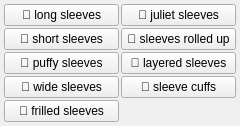
<?xml version="1.0" encoding="UTF-8"?>
<ui version="4.0">
 <class>clothes_sleeves_menu</class>
 <widget class="QWidget" name="clothes_sleeves_menu">
  <property name="geometry">
   <rect><x>0</x><y>0</y><width>240</width><height>60</height></rect>
  </property>
  <layout class="QGridLayout" name="grid">
   <property name="leftMargin"><number>4</number></property>
   <property name="topMargin"><number>4</number></property>
   <property name="rightMargin"><number>4</number></property>
   <property name="bottomMargin"><number>4</number></property>
   <property name="horizontalSpacing"><number>2</number></property>
   <property name="verticalSpacing"><number>2</number></property>
   <item row="0" column="0">
    <widget class="QPushButton" name="chk_long_sleeves">
     <property name="checkable"><bool>true</bool></property>
     <property name="text"><string>🧥 long sleeves</string></property>
     <property name="tags" stdset="0"><string>long sleeves</string></property>
    </widget>
   </item>
   <item row="1" column="0">
    <widget class="QPushButton" name="chk_short_sleeves">
     <property name="checkable"><bool>true</bool></property>
     <property name="text"><string>👕 short sleeves</string></property>
     <property name="tags" stdset="0"><string>short sleeves</string></property>
    </widget>
   </item>
   <item row="2" column="0">
    <widget class="QPushButton" name="chk_puffy_sleeves">
     <property name="checkable"><bool>true</bool></property>
     <property name="text"><string>🎈 puffy sleeves</string></property>
     <property name="tags" stdset="0"><string>puffy sleeves</string></property>
    </widget>
   </item>
   <item row="3" column="0">
    <widget class="QPushButton" name="chk_wide_sleeves">
     <property name="checkable"><bool>true</bool></property>
     <property name="text"><string>🌊 wide sleeves</string></property>
     <property name="tags" stdset="0"><string>wide sleeves</string></property>
    </widget>
   </item>
   <item row="4" column="0">
    <widget class="QPushButton" name="chk_frilled_sleeves">
     <property name="checkable"><bool>true</bool></property>
     <property name="text"><string>🎀 frilled sleeves</string></property>
     <property name="tags" stdset="0"><string>frilled sleeves</string></property>
    </widget>
   </item>
   <item row="0" column="1">
    <widget class="QPushButton" name="chk_juliet_sleeves">
     <property name="checkable"><bool>true</bool></property>
     <property name="text"><string>🎈 juliet sleeves</string></property>
     <property name="tags" stdset="0"><string>juliet sleeves</string></property>
    </widget>
   </item>
   <item row="1" column="1">
    <widget class="QPushButton" name="chk_sleeves_rolled_up">
     <property name="checkable"><bool>true</bool></property>
     <property name="text"><string>💪 sleeves rolled up</string></property>
     <property name="tags" stdset="0"><string>sleeves rolled up</string></property>
    </widget>
   </item>
   <item row="2" column="1">
    <widget class="QPushButton" name="chk_layered_sleeves">
     <property name="checkable"><bool>true</bool></property>
     <property name="text"><string>🧵 layered sleeves</string></property>
     <property name="tags" stdset="0"><string>layered sleeves</string></property>
    </widget>
   </item>
   <item row="3" column="1">
    <widget class="QPushButton" name="chk_sleeve_cuffs">
     <property name="checkable"><bool>true</bool></property>
     <property name="text"><string>🧷 sleeve cuffs</string></property>
     <property name="tags" stdset="0"><string>sleeve cuffs</string></property>
    </widget>
   </item>
  </layout>
 </widget>
 <resources/>
 <connections/>
</ui>
